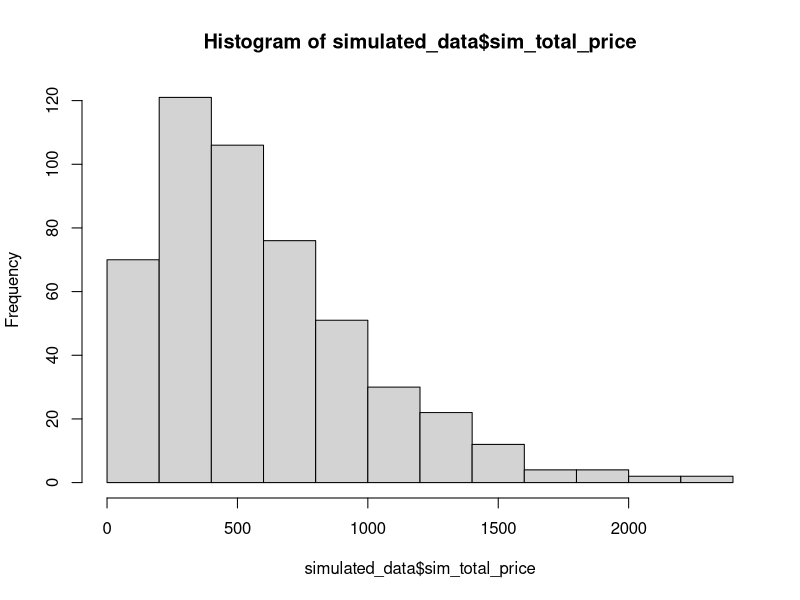
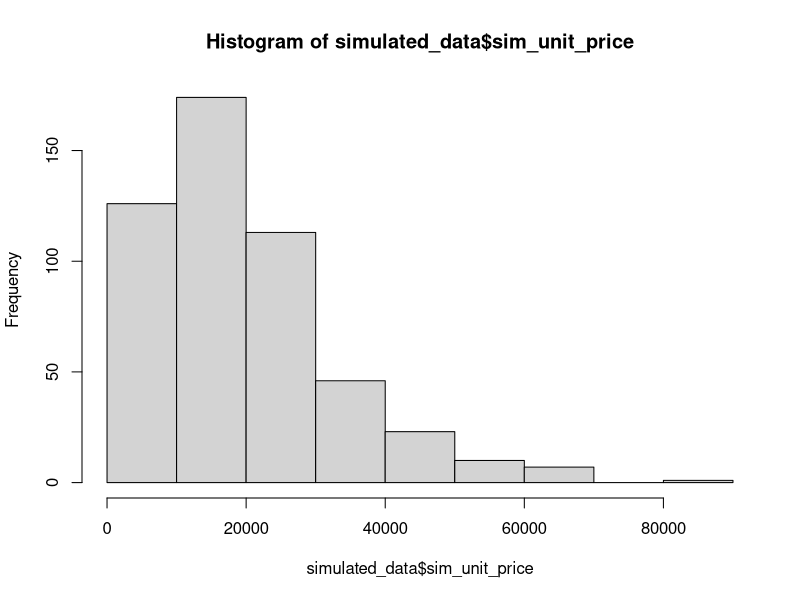
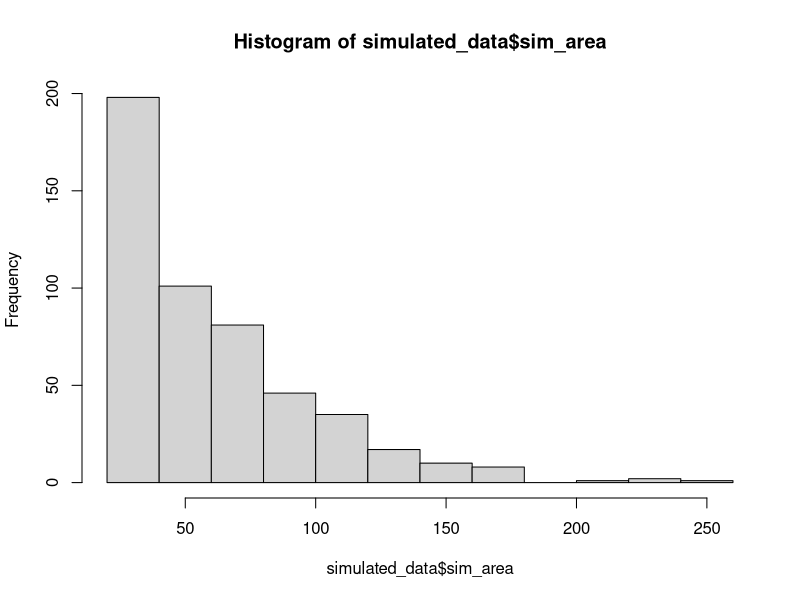
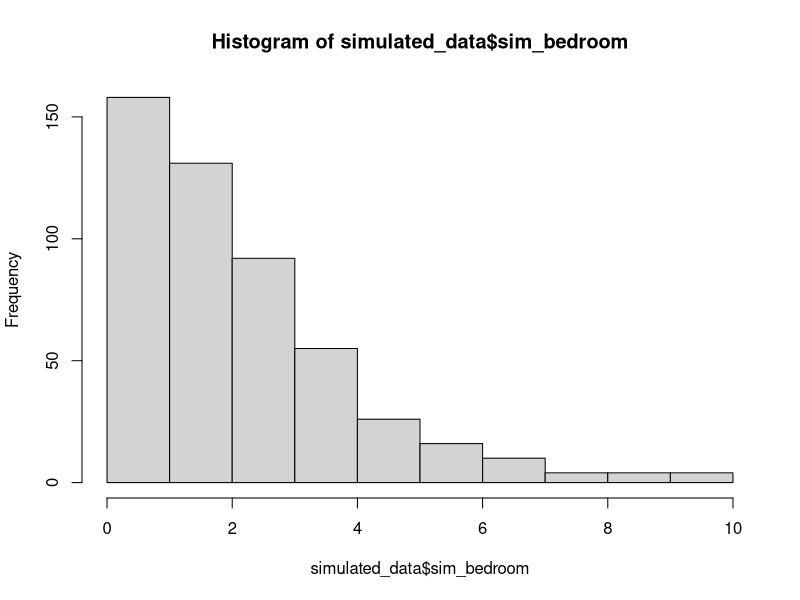
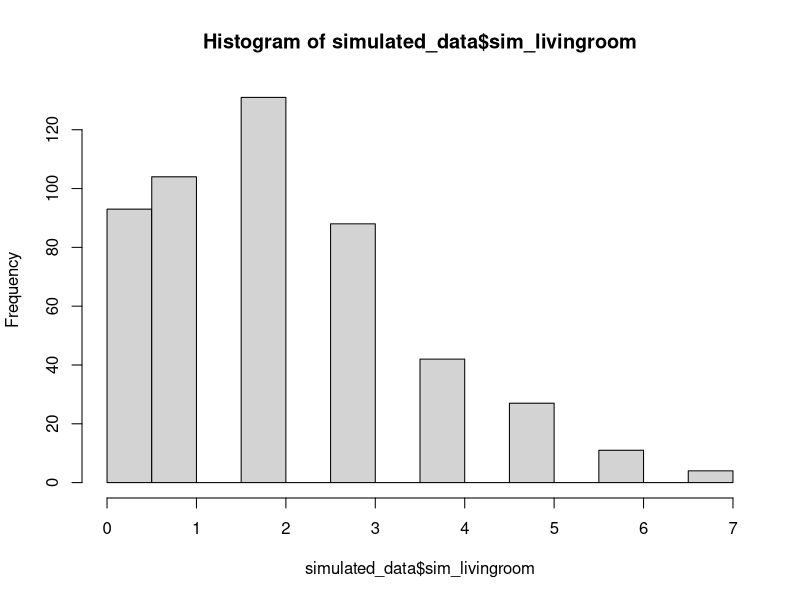
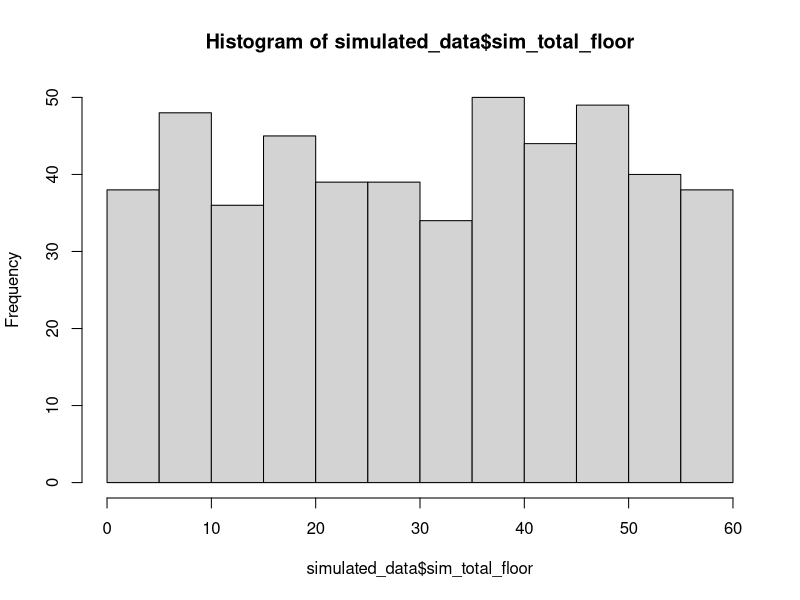
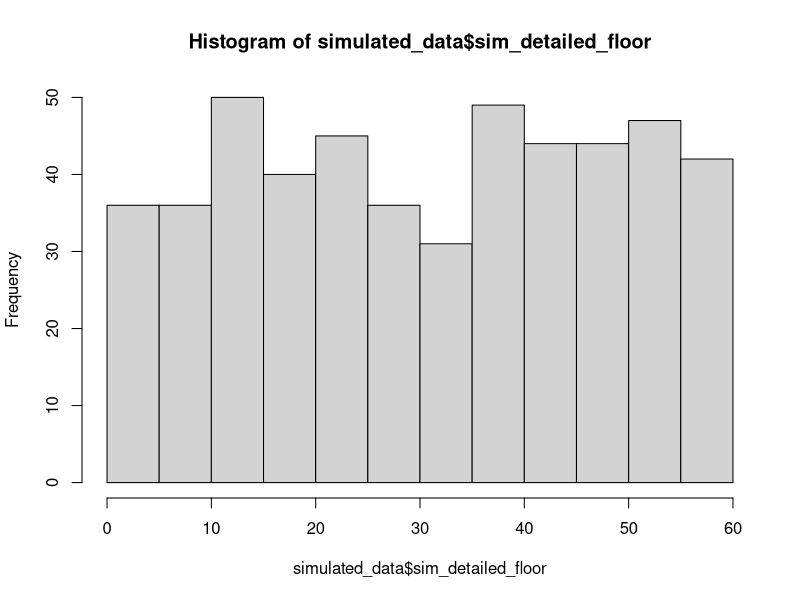
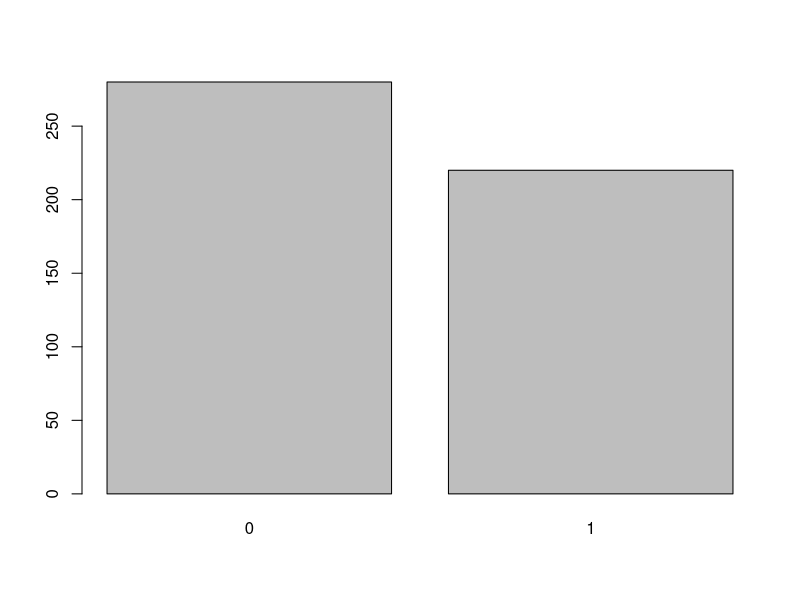

Write the R code that produced these figures, in order. (Note: this script raises an error after producing the figures.)
#### Preamble ####
# Purpose: Simulates dataset about house price in Nanjing
# Author: Yufei Liu
# Date: 22 Nov 2023
# Contact: florence.liu@mail.utoronto.ca
# License: MIT

#### Data expectations ####
# Total_Price would be positive in range 10 to 7000 with more weights in range 200 to 1000
# Unit_Price would be positive in range 1000 to 100000 with more weights in range 5000 to 70000
# Areas would be positive in range 20 to 1000
# District would be characters with 11 unique values
# Furnished would be characters with 4 unique values
# Bedroom, Living_Room, Total_Floors, Detailed_Floors would be positive integers
# Facing_South would be a dummy variable with 0 representing facing south


#### Workspace setup ####
library(tidyverse)


#### Simulate data ####
set.seed(777) # set a random seed for simulation
n <- 500 # sample size of simulation

### Simulate Total_Price
sim_gamma_total_price <- rgamma(n, scale = 300, shape = 2) # Simulate gamma distribution
sim_total_price <- pmax(10, pmin(7000, sim_gamma_total_price)) # Adjust the simulated values to the desired range
sim_total_price <- as.integer(sim_total_price) # Convert to integers

### Simulate Unit_Price
sim_gamma_unit_price <- rgamma(n, scale = 10000, shape = 2) # Simulate gamma distribution
sim_unit_price <- pmax(1000, pmin(100000, sim_gamma_unit_price)) # Adjust the simulated values to the desired range
sim_unit_price <- as.integer(sim_unit_price) # Convert to integers

### Simulate Area
sim_gamma_area <- rgamma(n, scale = 30, shape = 2) # Simulate gamma distribution
sim_area <- pmax(20, pmin(1000, sim_gamma_area)) # Adjust the simulated values to the desired range

### Simulate District
district <- c('gulou', 'gaochun', 'jiangning', 'jianye', 'lishui', 'liuhe', 'pukou', 'qinhuai', 'qixia', 'xuanwu', 'yuhuatai')
sim_district <- sample(district, n, replace = TRUE)

### Simulate Furnished
furnished <- c("Fully Furnished", "Part Furnished", "Not Furnished", "Other")
sim_furnished <- sample(furnished, n, replace = TRUE)

### Simulate Bedroom
bedroom_num <- c(0:10)
prob <- c(0.1, 0.2, 0.3, 0.2, 0.1, 0.05, 0.02, 0.02, 0.005, 0.005, 0.005)
sim_bedroom <- sample(bedroom_num, n, prob = prob, replace = TRUE)

### Simulate Living_Room
livingroom_num <- c(0:10)
prob_livingroom <- c(0.2, 0.2, 0.3, 0.2, 0.1, 0.05, 0.02, 0.01, 0.001, 0.001, 0.001)
sim_livingroom <- sample(livingroom_num, n, prob = prob_livingroom, replace = TRUE)

### Simulate Total_Floors
total_floor_num <- c(1:60)
sim_total_floor <- sample(total_floor_num, n, replace = TRUE)

### Simulate Detailed_Floor
sim_detailed_floor <- runif(n, max = 60, min = 1)

### Simulate Facing_South
prob_south <- 0.45
sim_facing_south <- as.factor(rbinom(n, size = 1, prob = prob_south))

### Generate simulated dataset
simulated_data <- data.frame(sim_total_price, sim_unit_price, sim_district, 
                             sim_area, sim_furnished, sim_bedroom, 
                             sim_livingroom, sim_total_floor, 
                             sim_detailed_floor, sim_facing_south)


#### Test data ####

### Check distribution via histograms and barplots
hist(simulated_data$sim_total_price)
hist(simulated_data$sim_unit_price)
hist(simulated_data$sim_area)
hist(simulated_data$sim_bedroom)
hist(simulated_data$sim_livingroom)
hist(simulated_data$sim_total_floor)
hist(simulated_data$sim_detailed_floor)
barplot(table(simulated_data$sim_facing_south))
barplot(table(simulated_data$sim_district))
barplot(table(simulated_data$sim_furnished))

### Check variable types
simulated_data$sim_total_price |> class() == "integer"
simulated_data$sim_unit_price |> class() == "integer"
simulated_data$sim_district |> class() == "character"
simulated_data$sim_area |> class() == "numeric"
simulated_data$sim_furnished |> class() == "character"
simulated_data$sim_bedroom |> class() == "integer"
simulated_data$sim_livingroom |> class() == "integer"
simulated_data$sim_total_floor |> class() == "integer"
simulated_data$sim_detailed_floor |> class() == "numeric"
simulated_data$sim_facing_south |> class() == "factor"


### Check the unique values in District and Furnished
simulated_data$sim_district |> unique()
simulated_data$sim_furnished |> unique()


### Check Total price and Area are positive
simulated_data$sim_total_price |> min() > 0
simulated_data$sim_unit_price |> min() > 0
simulated_data$sim_area |> min() > 0


#### Save data ####
write_csv(simulated_data, "output/data/simulated_data.csv")
